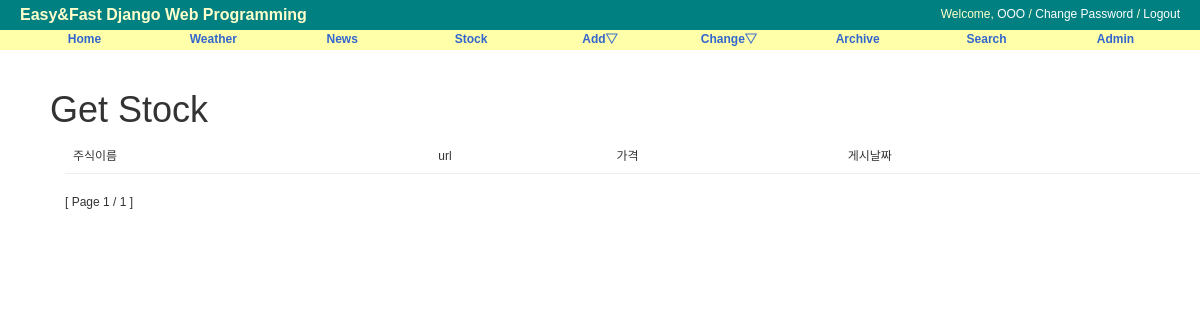
Before: /stock/ with the older database file.
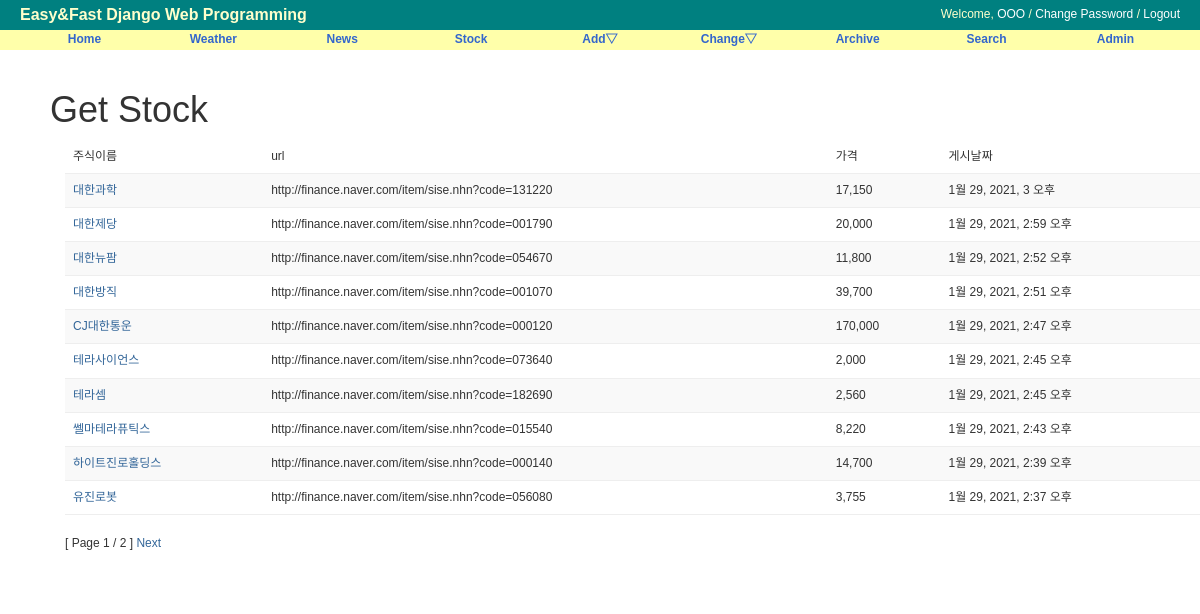
After: the same page with the newer database file.
### stock/models.py (models this page shows, shortened)
class Stock(models.Model):
    objects = models.Manager()
    name = models.CharField('NAME', max_length=30, unique=True)
    code = models.IntegerField('CODE', blank=True)
    price = models.TextField('PRICE', blank=True)
    max_price = models.IntegerField('MAX_PRICE', blank=True, null=True)
    min_price = models.IntegerField('MIN_PRICE', blank=True, null=True)
    saved_time = models.DateTimeField('SAVED_TIME', auto_now_add=True)
    url = models.URLField('URL')
    class Meta:
        verbose_name = 'stock'
        verbose_name_plural = 'stocks'
        db_table = 'stock'
        ordering = ('-saved_time',) # desc,

### stock/views.py (the view)
# urls.py: path('', StockLV.as_view(), name='index'),
class StockLV(ListView):
    model = Stock
    template_name = "stock/stock_list.html"
    paginate_by = 10

### stock/templates/stock/stock_list.html (shortened to what this page needs)
{% extends "base.html" %}
{% block content %}
<div id="content">
<h1>Get Stock</h1>
<div class="container">
    <table class="table table-striped">
        <thead>
            <tr>
                <td>주식이름</td>
                <td>url</td>
                <td>가격</td>
                <td>게시날짜</td>
            </tr>
        </thead>
        <tbody>
            {% for stock in object_list %}
                <tr>
                    <td><a href="{% url 'stock:detail' stock.id %}">{{ stock.name }}</a></td>
                    <td>{{ stock.url }}</td>
                    <td>{{ stock.price }}</td>
                    <td>{{ stock.saved_time }}</td>
                </tr>
            {% endfor %}
        </tbody>
    </table>
    <div>
        [ Page {{page_obj.number}} / {{ page_obj.paginator.num_pages}} ]
        {% if page_obj.has_next %}
            <a href="?page={{ page_obj.next_page_number }}">Next</a>
        {% endif %}
    </div>
    <br><br>
    </div>
</div>
{% endblock content %}

### templates/base.html (shortened to what this page needs)
<!DOCTYPE html>
<html lang="ko">
<head>
    <link rel="stylesheet" href="http://maxcdn.bootstrapcdn.com/bootstrap/3.3.6/css/bootstrap.min.css">
    {% load static %}
    <link rel="stylesheet" type="text/css" href="{% block stylesheet %}{% static 'css/base.css' %}{% endblock %}" />
    <link rel="stylesheet" type="text/css" href="{% block extrastyle %}{% endblock %}" />
</head>
<body>
    <div id="header">
        <h2 class="maintitle">Easy&amp;Fast Django Web Programming</h2>
        <h4 class="welcome">Welcome, <a href="#">OOO</a> /
            <a href="#">Change Password</a> /
            <a href="#">Logout</a>
        </h4>
    </div>
    <div id="menu">
        <li><a href="{% url 'home' %}">Home</a></li>
        <li><a href="{% url 'weather:index' %}">Weather</a></li>
        <li><a href="{% url 'news:refresh' %}">News</a></li>
        <li><a href="{% url 'stock:search' %}">Stock</a></li>
        <li><a href="#">Add&bigtriangledown;</a>
        </li>
        <li><a href="#">Change&bigtriangledown;</a>
        </li>
        <li><a href="#">Archive</a></li>
        <li><a href="{% url 'news:search' %}">Search</a></li>
        <li><a href="{% url 'admin:index' %}">Admin</a></li>
    </div>
    {% block content %}{% endblock %}
</body>
</html>

### static/css/base.css (style rules this page uses)
body { font-family: "Lucida Grande", Verdana, Arial, sans-serif; font-size: 12px; }
div#header { position: absolute; top: 0px; left: 0px; height: 30px; width: 100%; display: table; background: teal; }
div#menu { position: absolute; top: 30px; left: 0px; height: 20px; width: 100%; display: table; table-layout: fixed; border-spacing: 40px 0px; background: #ffa; font-size: 12px; }
div#content { position: absolute; top: 70px; left: 50px; right: 50px; }
.maintitle { display: table-cell; vertical-align: middle; padding-left: 20px; color: #ffc; font-weight: bold; font-size: 16px; }
.welcome { display: table-cell; vertical-align: middle; text-align: right; padding-right: 20px; color: #ffc; font-weight: normal; font-size: 12px; }
.welcome a:link, .welcome a:visited { color: white; }
div#menu a:link, div#menu a:visited { color: #36c; }
div#menu > li { display: table-cell; vertical-align: middle; border-radius: 25px; text-align: center; font-weight: bold; }
a:link, a:visited { color: #369; text-decoration: none; }
table { border-collapse: collapse; }
td, th { line-height: 18px; border-bottom: 1px solid #eee; vertical-align: top; padding: 5px 15px; font-family: "Lucida Grande", Verdana, Arial, sans-serif; }

Changed rows visible on the page:
added Stock: name "대한과학", url "http://finance.naver.com/item/sise.nhn?code=131220", price "17,150", saved_time "1월 29, 2021, 3 오후"
added Stock: name "대한제당", url "http://finance.naver.com/item/sise.nhn?code=001790", price "20,000", saved_time "1월 29, 2021, 2:59 오후"
added Stock: name "대한뉴팜", url "http://finance.naver.com/item/sise.nhn?code=054670", price "11,800", saved_time "1월 29, 2021, 2:52 오후"
added Stock: name "대한방직", url "http://finance.naver.com/item/sise.nhn?code=001070", price "39,700", saved_time "1월 29, 2021, 2:51 오후"
added Stock: name "CJ대한통운", url "http://finance.naver.com/item/sise.nhn?code=000120", price "170,000", saved_time "1월 29, 2021, 2:47 오후"
added Stock: name "테라사이언스", url "http://finance.naver.com/item/sise.nhn?code=073640", price "2,000", saved_time "1월 29, 2021, 2:45 오후"
added Stock: name "테라셈", url "http://finance.naver.com/item/sise.nhn?code=182690", price "2,560", saved_time "1월 29, 2021, 2:45 오후"
added Stock: name "쎌마테라퓨틱스", url "http://finance.naver.com/item/sise.nhn?code=015540", price "8,220", saved_time "1월 29, 2021, 2:43 오후"
added Stock: name "하이트진로홀딩스", url "http://finance.naver.com/item/sise.nhn?code=000140", price "14,700", saved_time "1월 29, 2021, 2:39 오후"
added Stock: name "유진로봇", url "http://finance.naver.com/item/sise.nhn?code=056080", price "3,755", saved_time "1월 29, 2021, 2:37 오후"
Other visible differences:
{{ page_obj.paginator.num_pages }}: "1" → "2"
text now shown: "Next"
